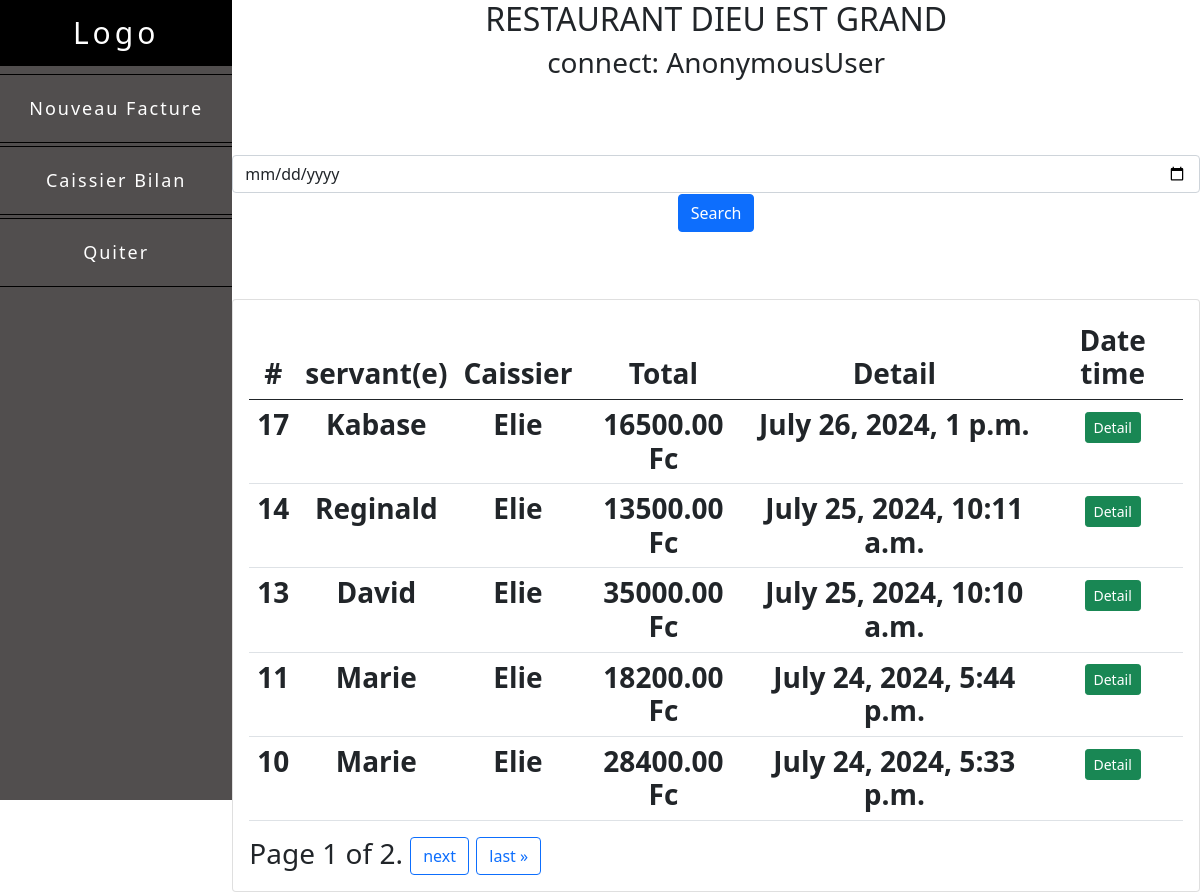
Page /listFacture/ on the committed database.
### MyRestau/models.py (models this page shows, shortened)
class Facture(models.Model):
        servante = models.ForeignKey(Servante, on_delete=models.PROTECT)
        caissier = models.ForeignKey(User, on_delete=models.PROTECT)
        produits= models.ManyToManyField(Product, through='FactureProduit')
        date_time = models.DateTimeField(auto_now=True)
        def total(self):
          total = 0
          for factureproduit in self.factureproduit_set.all():
            total += factureproduit.product.price * factureproduit.quantiter
          return total

class Servante(models.Model):
    name = models.CharField(max_length=30)
    phone = models.CharField(max_length=20)
    date_time = models.DateTimeField(auto_now=True)
    def __str__(self) :
        return self.name

class FactureProduit(models.Model):
     facture = models.ForeignKey(Facture, on_delete=models.CASCADE)
     product = models.ForeignKey(Product, on_delete= models.CASCADE)
     quantiter = models.IntegerField(default=0)

class Product(models.Model):
    name  = models.CharField(max_length=100)
    price =  models.DecimalField(max_digits=10,decimal_places=2)
    stock = models.IntegerField(default=0)
    barcode = models.CharField(max_length=40, unique=True)
    date_time = models.DateTimeField(auto_now=True)

### MyRestau/views.py (the view)
# urls.py: path('listFacture/', views.listFacture, name='listFactures'),
def listFacture(request):
    if 'search_date' in request.GET:
        search_date = request.GET['search_date']
        factures = Facture.objects.filter(date_time__date=search_date).order_by('-date_time')
    else:
        factures = Facture.objects.all().order_by('-date_time')
    paginator = Paginator(factures, 5)  # Afficher 5 produits par page
    page = request.GET.get('page')
    try:
        factures = paginator.page(page)
    except PageNotAnInteger:
        factures = paginator.page(1)
    except EmptyPage:
       factures = paginator.page(paginator.num_pages)
    context = {
        'factures':factures,
    }
    return render (request, 'listFacture.html', context)

### MyRestau/templates/listFacture.html (shortened to what this page needs)
{% extends "base.html" %}
{% block content %}
<br>
<div class="form-group">
  <input id="search" class="form-control" required type="date" placeholder="Search by date....">
  <button id="searchBtn" class="btn btn-primary">Search</button>
</div>
<br>
<br>
<div class="row">
    <div class"col-md-12 text-center">
      <div class="card card-body">
        <table class="table mx-auto">
          <thead>
             <tr>
              <th>#</th>
               <th> servant(e)</th>
               <th> Caissier </th>
               <th> Total </th>
               <th> Detail </th>
               <th> Date time </th>
               </tr>
           </thead>
      <tbody id="myTable">
        {% for facture in factures %}
      <tr>
        <th>{{facture.id}} </th>
        <th>{{facture.servante}} </th>
        <th> {{facture.caissier}}</th>
        <th>{{facture.total}} Fc </th>
        <th>{{facture.date_time}}  </th>
        <th> <a class='btn btn-sm btn-success'href="{% url "idFacture" facture.id %}"> Detail </a> </th>
        {% endfor %}
      </tr>
    </tbody>
    </table>
    <div class="btn-group">
      <span class="step-links">
        <span class="current">
          Page {{ factures.number }} of {{ factures.paginator.num_pages }}.
        </span>
        {% if factures.has_next %}
          <a href="?page={{ factures.next_page_number}}" class="btn btn-outline-primary">next</a>
          <a href="?page={{ factures.paginator.num_pages }}" class="btn btn-outline-primary" >last &raquo;</a>
        {% endif %}
      </span>
    </div>
  </div>
  </div>
</div>
{% endblock  %}

### MyRestau/templates/base.html (shortened to what this page needs)
{% load static %}
<!DOCTYPE html>
<html lang="en">
<head>
    <link rel="stylesheet" href="{% static "styleM12.css" %}">
    <link href="https://cdn.jsdelivr.net/npm/bootstrap@5.0.2/dist/css/bootstrap.min.css" rel="stylesheet">
</head>
<body>
    <div class="main" >
        <div class="menu">
          <h2 id="logo"> Logo</h2>
          {% if user.is_superuser %}
    <a href="{% url "listFactures" %}"><i class="fa-solid fa-house"></i>Listes Factures</a>
    <a href="{% url "bilan_journalier" %}"><i class="fa-solid fa-house"></i>Bilan </a>
    <a href="{% url "register" %}"><i class="fa-solid fa-house"></i>Nouveau caissier </a>
    <a href="{% url "register_servante" %}"><i class="fa-solid fa-house"></i> Nouveau Servant(e)</a>
    <a href="{% url "listServante" %}"><i class="fa-solid fa-house"></i>Listes Servante </a>
    <a href="{% url "lisCaissier" %}"><i class="fa-solid fa-house"></i>Listes Caissier </a>
    <a href="{% url "stock" %}"> <i class="fa-solid fa-clipboard"></i> Stokck</a>
    <a href="{% url "logoutUser" %}"> <i class="fa-solid fa-right-to-bracket"></i> Quiter</a>
          {% else %}
          <a href="{% url "addFacture" %}">Nouveau Facture</a>
          <a href="{% url "caissier_bilan" %}">Caissier Bilan </a>
          <a href="{% url "logoutUser" %}">  Quiter</a>
          {% endif %}
        </div>
    <div class="body">
        <h2> RESTAURANT DIEU EST GRAND</h2>
        <h3> connect:  {{request.user}}<h3>
        <div class="container">
          <div class="wrapper">
            <br>
          </div>
        </div>
     {% block content %}
     {% endblock  %}
      </div>
    </div>
</body>
</html>

### static/styleM12.css (style rules this page uses)
.main { width: 100%; height: 100vh; display: flex; text-align: center; }
.menu { width: 20%; background-color: #514e4e; }
#logo { color: #fff; font-size: 30px; letter-spacing: 4px; padding: 15px; background-color: #000; }
.menu a { text-decoration: none; color: #fff; margin-bottom: 3px; font-size: 18px; letter-spacing: 2px; display: list-item; padding: 20px; border-top: 1px solid black; border-bottom: 1px solid black; }
.body { width: 1000px; margin-left: auto; margin-right: auto; }

### rows in the picture
Facture: id "17", servante "Kabase", caissier "Elie", total "16500.00", date_time "July 26, 2024, 1 p.m."
Facture: id "14", servante "Reginald", caissier "Elie", total "13500.00", date_time "July 25, 2024, 10:11 a.m."
Facture: id "13", servante "David", caissier "Elie", total "35000.00", date_time "July 25, 2024, 10:10 a.m."
Facture: id "11", servante "Marie", caissier "Elie", total "18200.00", date_time "July 24, 2024, 5:44 p.m."
Facture: id "10", servante "Marie", caissier "Elie", total "28400.00", date_time "July 24, 2024, 5:33 p.m."

### other values in the picture
{{ request.user }} "AnonymousUser"
{{ factures.number }} "1"
{{ factures.paginator.num_pages }} "2"
